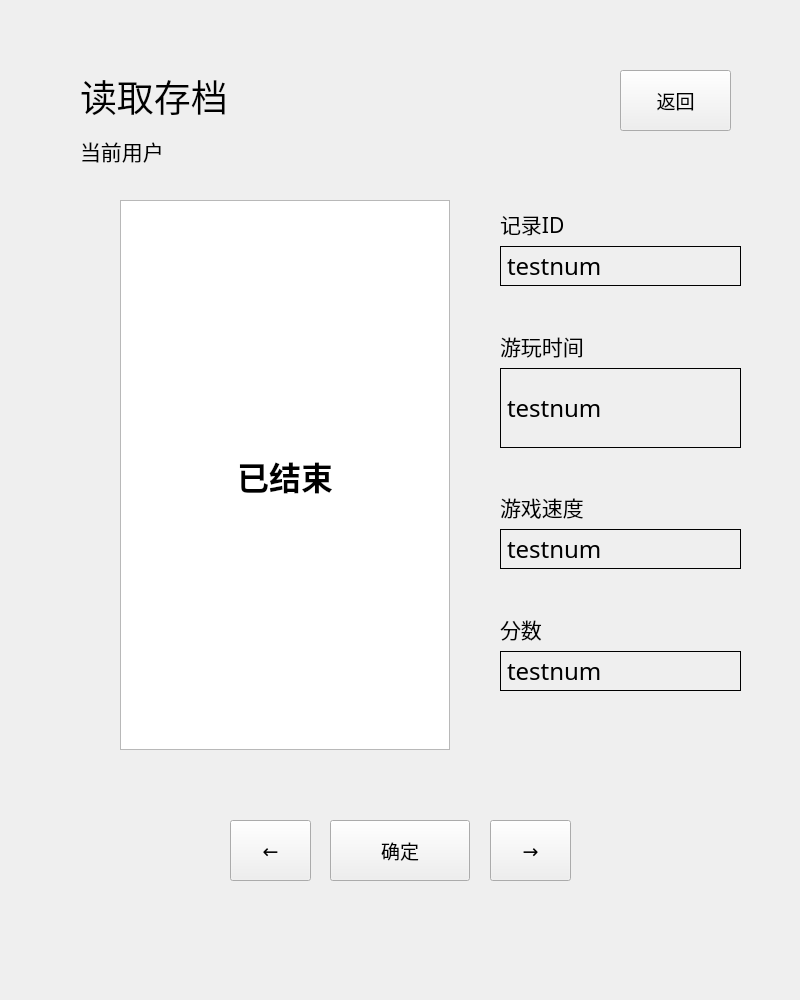
<?xml version="1.0" encoding="UTF-8"?>
<ui version="4.0">
 <class>LoadGameScene</class>
 <widget class="QWidget" name="LoadGameScene">
  <property name="geometry">
   <rect>
    <x>0</x>
    <y>0</y>
    <width>800</width>
    <height>1000</height>
   </rect>
  </property>
  <property name="minimumSize">
   <size>
    <width>800</width>
    <height>1000</height>
   </size>
  </property>
  <property name="maximumSize">
   <size>
    <width>800</width>
    <height>1000</height>
   </size>
  </property>
  <property name="windowTitle">
   <string>Form</string>
  </property>
  <widget class="QGraphicsView" name="gameGraphicsView">
   <property name="geometry">
    <rect>
     <x>120</x>
     <y>200</y>
     <width>330</width>
     <height>550</height>
    </rect>
   </property>
  </widget>
  <widget class="QPushButton" name="okBtn">
   <property name="geometry">
    <rect>
     <x>330</x>
     <y>820</y>
     <width>140</width>
     <height>61</height>
    </rect>
   </property>
   <property name="font">
    <font>
     <family>等线</family>
     <pointsize>14</pointsize>
    </font>
   </property>
   <property name="text">
    <string>确定</string>
   </property>
  </widget>
  <widget class="QPushButton" name="leftBtn">
   <property name="geometry">
    <rect>
     <x>230</x>
     <y>820</y>
     <width>81</width>
     <height>61</height>
    </rect>
   </property>
   <property name="font">
    <font>
     <family>等线</family>
     <pointsize>14</pointsize>
    </font>
   </property>
   <property name="text">
    <string>←</string>
   </property>
  </widget>
  <widget class="QPushButton" name="rightBtn">
   <property name="geometry">
    <rect>
     <x>490</x>
     <y>820</y>
     <width>81</width>
     <height>61</height>
    </rect>
   </property>
   <property name="font">
    <font>
     <family>等线</family>
     <pointsize>14</pointsize>
    </font>
   </property>
   <property name="text">
    <string>→</string>
   </property>
  </widget>
  <widget class="QLabel" name="label">
   <property name="geometry">
    <rect>
     <x>80</x>
     <y>50</y>
     <width>251</width>
     <height>91</height>
    </rect>
   </property>
   <property name="font">
    <font>
     <family>等线</family>
     <pointsize>28</pointsize>
    </font>
   </property>
   <property name="text">
    <string>读取存档</string>
   </property>
  </widget>
  <widget class="QLabel" name="endLabel">
   <property name="geometry">
    <rect>
     <x>160</x>
     <y>430</y>
     <width>250</width>
     <height>91</height>
    </rect>
   </property>
   <property name="font">
    <font>
     <family>等线</family>
     <pointsize>24</pointsize>
     <weight>75</weight>
     <bold>true</bold>
    </font>
   </property>
   <property name="text">
    <string>已结束</string>
   </property>
   <property name="alignment">
    <set>Qt::AlignCenter</set>
   </property>
  </widget>
  <widget class="QWidget" name="widget" native="true">
   <property name="geometry">
    <rect>
     <x>500</x>
     <y>170</y>
     <width>241</width>
     <height>521</height>
    </rect>
   </property>
   <layout class="QVBoxLayout" name="verticalLayout">
    <item>
     <widget class="QLabel" name="label_2">
      <property name="font">
       <font>
        <family>等线</family>
        <pointsize>16</pointsize>
       </font>
      </property>
      <property name="text">
       <string>记录ID</string>
      </property>
      <property name="alignment">
       <set>Qt::AlignBottom|Qt::AlignLeading|Qt::AlignLeft</set>
      </property>
     </widget>
    </item>
    <item>
     <widget class="QLabel" name="IdLabel">
      <property name="sizePolicy">
       <sizepolicy hsizetype="Preferred" vsizetype="Fixed">
        <horstretch>0</horstretch>
        <verstretch>0</verstretch>
       </sizepolicy>
      </property>
      <property name="minimumSize">
       <size>
        <width>0</width>
        <height>40</height>
       </size>
      </property>
      <property name="maximumSize">
       <size>
        <width>16777215</width>
        <height>40</height>
       </size>
      </property>
      <property name="font">
       <font>
        <family>等线</family>
        <pointsize>18</pointsize>
       </font>
      </property>
      <property name="frameShape">
       <enum>QFrame::Box</enum>
      </property>
      <property name="text">
       <string>testnum</string>
      </property>
     </widget>
    </item>
    <item>
     <widget class="QLabel" name="label_4">
      <property name="font">
       <font>
        <family>等线</family>
        <pointsize>16</pointsize>
       </font>
      </property>
      <property name="text">
       <string>游玩时间</string>
      </property>
      <property name="alignment">
       <set>Qt::AlignBottom|Qt::AlignLeading|Qt::AlignLeft</set>
      </property>
     </widget>
    </item>
    <item>
     <widget class="QLabel" name="timeLabel">
      <property name="sizePolicy">
       <sizepolicy hsizetype="Preferred" vsizetype="Fixed">
        <horstretch>0</horstretch>
        <verstretch>0</verstretch>
       </sizepolicy>
      </property>
      <property name="minimumSize">
       <size>
        <width>0</width>
        <height>80</height>
       </size>
      </property>
      <property name="maximumSize">
       <size>
        <width>16777215</width>
        <height>80</height>
       </size>
      </property>
      <property name="font">
       <font>
        <family>等线</family>
        <pointsize>18</pointsize>
       </font>
      </property>
      <property name="frameShape">
       <enum>QFrame::Box</enum>
      </property>
      <property name="text">
       <string>testnum</string>
      </property>
     </widget>
    </item>
    <item>
     <widget class="QLabel" name="label_7">
      <property name="font">
       <font>
        <family>等线</family>
        <pointsize>16</pointsize>
       </font>
      </property>
      <property name="text">
       <string>游戏速度</string>
      </property>
      <property name="alignment">
       <set>Qt::AlignBottom|Qt::AlignLeading|Qt::AlignLeft</set>
      </property>
     </widget>
    </item>
    <item>
     <widget class="QLabel" name="speedLabel">
      <property name="sizePolicy">
       <sizepolicy hsizetype="Preferred" vsizetype="Fixed">
        <horstretch>0</horstretch>
        <verstretch>0</verstretch>
       </sizepolicy>
      </property>
      <property name="minimumSize">
       <size>
        <width>0</width>
        <height>40</height>
       </size>
      </property>
      <property name="maximumSize">
       <size>
        <width>16777215</width>
        <height>40</height>
       </size>
      </property>
      <property name="font">
       <font>
        <family>等线</family>
        <pointsize>18</pointsize>
       </font>
      </property>
      <property name="frameShape">
       <enum>QFrame::Box</enum>
      </property>
      <property name="text">
       <string>testnum</string>
      </property>
     </widget>
    </item>
    <item>
     <widget class="QLabel" name="label_3">
      <property name="font">
       <font>
        <family>等线</family>
        <pointsize>16</pointsize>
       </font>
      </property>
      <property name="text">
       <string>分数</string>
      </property>
      <property name="alignment">
       <set>Qt::AlignBottom|Qt::AlignLeading|Qt::AlignLeft</set>
      </property>
     </widget>
    </item>
    <item>
     <widget class="QLabel" name="scoreLabel">
      <property name="sizePolicy">
       <sizepolicy hsizetype="Preferred" vsizetype="Fixed">
        <horstretch>0</horstretch>
        <verstretch>0</verstretch>
       </sizepolicy>
      </property>
      <property name="minimumSize">
       <size>
        <width>0</width>
        <height>40</height>
       </size>
      </property>
      <property name="maximumSize">
       <size>
        <width>16777215</width>
        <height>40</height>
       </size>
      </property>
      <property name="font">
       <font>
        <family>等线</family>
        <pointsize>18</pointsize>
       </font>
      </property>
      <property name="frameShape">
       <enum>QFrame::Box</enum>
      </property>
      <property name="text">
       <string>testnum</string>
      </property>
     </widget>
    </item>
   </layout>
  </widget>
  <widget class="QLabel" name="userLabel">
   <property name="geometry">
    <rect>
     <x>80</x>
     <y>130</y>
     <width>301</width>
     <height>41</height>
    </rect>
   </property>
   <property name="font">
    <font>
     <family>等线</family>
     <pointsize>16</pointsize>
    </font>
   </property>
   <property name="text">
    <string>当前用户</string>
   </property>
  </widget>
  <widget class="QPushButton" name="backBtn">
   <property name="geometry">
    <rect>
     <x>620</x>
     <y>70</y>
     <width>111</width>
     <height>61</height>
    </rect>
   </property>
   <property name="font">
    <font>
     <family>等线</family>
     <pointsize>14</pointsize>
    </font>
   </property>
   <property name="text">
    <string>返回</string>
   </property>
  </widget>
 </widget>
 <resources/>
 <connections/>
</ui>
